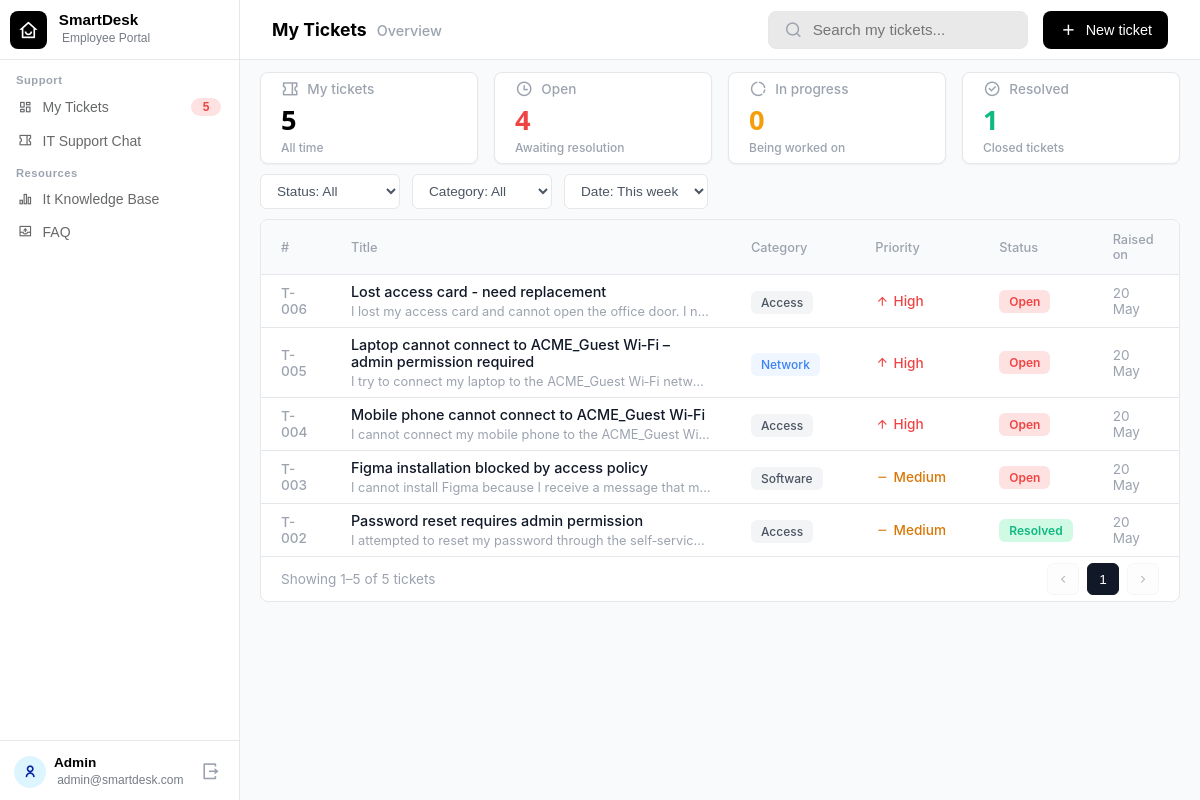
The app's page /employee-dashboard (signed in) with its own data.
### main.py (models this page shows)
class Ticket(db.Model):
    id = db.Column(db.Integer, primary_key=True)
    email = db.Column(db.String(100), nullable=False)
    title = db.Column(db.String(200), nullable=False)
    description = db.Column(db.Text, nullable=False)
    category = db.Column(db.String(50), nullable=False)
    priority = db.Column(db.String(20), nullable=False)
    status = db.Column(db.String(20), nullable=False, default='Open')
    created_at = db.Column(db.DateTime, default=datetime.now)
    proceeding_started = db.Column(db.DateTime, nullable=True)
    resolved_at = db.Column(db.DateTime, nullable=True)
    session_id = db.Column(db.String(100), nullable=True)

### main.py (the view)
@app.route('/employee-dashboard')
def employee_dashboard():
    if 'email' not in session:
        return redirect(url_for('employee_login'))
    user_email = session['email']
    my_tickets = Ticket.query.filter_by(email=user_email).all()
    open_count=sum(1 for ticket in my_tickets if ticket.status== 'Open')
    in_progress_count=sum(1 for ticket in my_tickets if ticket.status== 'In Progress')
    closed_count=sum(1 for ticket in my_tickets if ticket.status == 'Resolved')
    return render_template(
        'EmployeeDashboard.html',
        tickets=my_tickets,
        open_count=open_count,
        in_progress_count=in_progress_count,
        closed_count=closed_count
        )

### templates/EmployeeDashBoard.html (shortened to what this page needs)
{% extends "EmployeeSideBase.html" %}
{% block extra_css %}
    <link rel="stylesheet" href="{{ url_for('static', filename='css/EmployeeDashBoard.css') }}">
{% endblock %}
{% block content %}
<div class="dashboard-wrapper">
    <div class="dash-header">
        <div class="dash-title">
            <h2>My Tickets</h2>
            <span class="subtitle">Overview</span>
        </div>
        <div class="dash-actions">
            <div class="search-bar">
                <i class="ri-search-line"></i>
                <input type="text" placeholder="Search my tickets...">
            </div>
            <button class="btn-new-ticket" onclick="window.location.href='/chat-bot'">
                <i class="ri-add-line"></i> New ticket
            </button>
        </div>
    </div>
    <div class="four-box-container">
        <div class="stat-box">
            <div class="stat-title"><i class="ri-coupon-2-line"></i><p>My tickets</p></div>
            <span class="numerical-value">{{ tickets | length }}</span>
            <span class="stat-subtext">All time</span>
        </div>
        <div class="stat-box">
            <div class="stat-title"><i class="ri-time-line"></i><p>Open</p></div>
            <span class="numerical-value text-red">{{open_count}}</span>
            <span class="stat-subtext">Awaiting resolution</span>
        </div>
        <div class="stat-box">
            <div class="stat-title"><i class="ri-donut-chart-line"></i><p>In progress</p></div>
            <span class="numerical-value text-orange">{{in_progress_count}}</span>
            <span class="stat-subtext">Being worked on</span>
        </div>
        <div class="stat-box">
            <div class="stat-title"><i class="ri-checkbox-circle-line"></i><p>Resolved</p></div>
            <span class="numerical-value text-green">{{closed_count}}</span>
            <span class="stat-subtext">Closed tickets</span>
        </div>
    </div>
    <div class="main-content-container">
        <div class="filter-section">
            <div class="filter-group">
                <select>
                    <option>Status: All</option>
                </select>
            </div>
            <div class="filter-group">
                <select>
                    <option>Category: All</option>
                </select>
            </div>
            <div class="filter-group">
                <select>
                    <option>Date: This week</option>
                </select>
            </div>
        </div>
        <div class="table-container">
            <table class="emp-ticket-table">
                <thead>
                    <tr>
                        <th width="8%">#</th>
                        <th width="42%">Title</th>
                        <th width="15%">Category</th>
                        <th width="15%">Priority</th>
                        <th width="10%">Status</th>
                        <th width="10%">Raised on</th>
                    </tr>
                </thead>
                <tbody class="table-body">
                    {% for ticket in tickets | reverse %}
                    <tr class="ticket-row">
                        <td class="t-id">T-{{ "%03d" | format(ticket.id) }}</td>
                        <td class="t-title-col">
                            <div class="t-title">{{ ticket.title }}</div>
                            <div class="t-desc">{{ ticket.description }}</div>
                        </td>
                        <td>
                            <span class="cat-badge cat-{{ ticket.category|lower|replace(' ', '-') }}">
                                {{ ticket.category }}
                            </span>
                        </td>
                        <td>
                            {% if ticket.priority|lower == 'high' %}
                                <span class="priority p-high"><i class="ri-arrow-up-line"></i> High</span>
                            {% elif ticket.priority|lower == 'medium' %}
                                <span class="priority p-med"><i class="ri-subtract-line"></i> Medium</span>
                            {% else %}
                                <span class="priority p-low"><i class="ri-arrow-down-line"></i> Low</span>
                            {% endif %}
                        </td>
                        <td>
                            <span class="status-badge s-{{ ticket.status|lower|replace(' ', '-') }}">{{ ticket.status }}</span>
                        </td>
                        <td class="t-date">
                            {{ ticket.created_at.strftime('%d %b') if ticket.created_at else '7 May' }}
                        </td>
                    </tr>
                    {% endfor %}
                </tbody>
            </table>
            <div class="pagination-footer">
                <span class="page-info" id="pagination-info">Showing tickets</span>
                <div class="page-controls">
                    <button class="page-btn" id="prev-btn" onclick="changePage(-1)"><i class="ri-arrow-left-s-line"></i></button>
                    <button class="page-btn active" id="current-page-btn">1</button>
                    <button class="page-btn" id="next-btn" onclick="changePage(1)"><i class="ri-arrow-right-s-line"></i></button>
                </div>
            </div>
        </div>
    </div>
</div>
{% endblock %}

### static/css/EmployeeSideBase.css (style rules this page uses)
body { margin: 0; font-family: 'Inter', system-ui, -apple-system, BlinkMacSystemFont, "Segoe UI", Roboto, sans-serif; }

### records on screen
Ticket: id "006", title "Lost access card - need replacement", description "I lost my access card and cannot open the office door. I n…", category "Access", priority "High" (drawn), status "Open", created_at "20 May"
Ticket: id "005", title "Laptop cannot connect to ACME_Guest Wi‑Fi – admin permission required", description "I try to connect my laptop to the ACME_Guest Wi‑Fi netw…", category "Network", priority "High" (drawn), status "Open", created_at "20 May"
Ticket: id "004", title "Mobile phone cannot connect to ACME_Guest Wi‑Fi", description "I cannot connect my mobile phone to the ACME_Guest Wi…", category "Access", priority "High" (drawn), status "Open", created_at "20 May"
Ticket: id "003", title "Figma installation blocked by access policy", description "I cannot install Figma because I receive a message that m…", category "Software", priority "Medium" (drawn), status "Open", created_at "20 May"
Ticket: id "002", title "Password reset requires admin permission", description "I attempted to reset my password through the self‑servic…", category "Access", priority "Medium" (drawn), status "Resolved", created_at "20 May"

### other values on screen
{{ tickets | length if tickets else 0 }} "5"
{{ session['email'].split('@')[0] | capitalize }} "Admin"
{{ session['email'] }} "admin@smartdesk.com"
{{ tickets | length }} "5"
{{ open_count }} "4"
{{ in_progress_count }} "0"
{{ closed_count }} "1"
